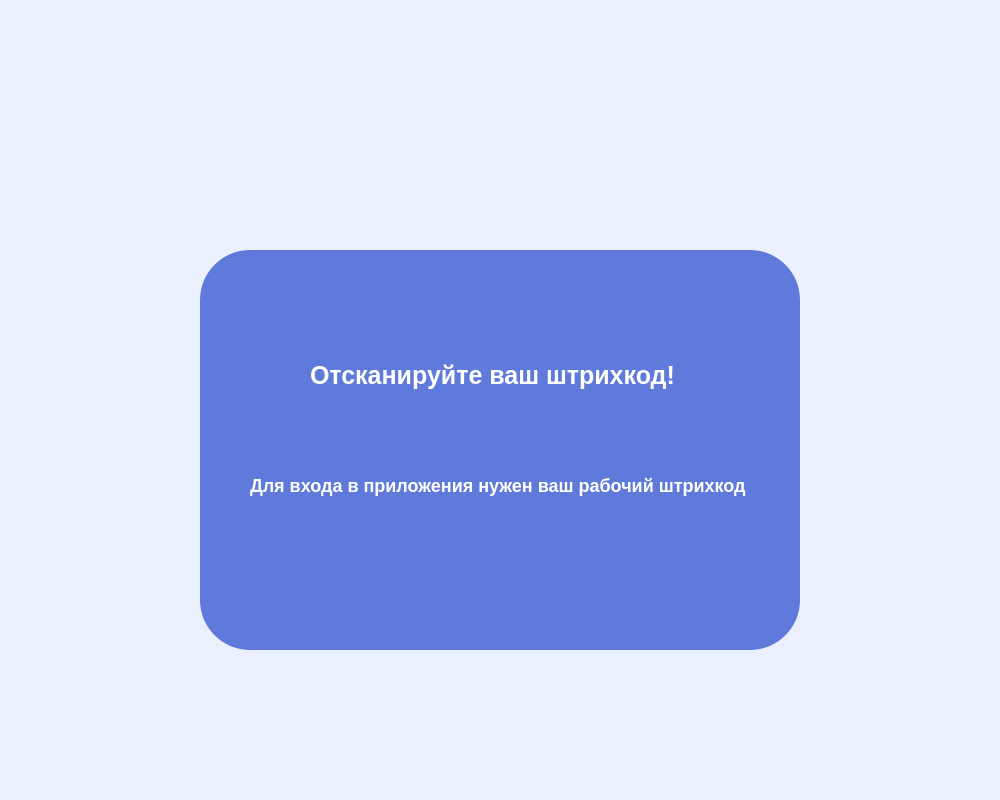
<?xml version="1.0" encoding="UTF-8"?>
<ui version="4.0">
 <class>MainWindow</class>
 <widget class="QMainWindow" name="MainWindow">
  <property name="geometry">
   <rect>
    <x>0</x>
    <y>0</y>
    <width>1000</width>
    <height>800</height>
   </rect>
  </property>
  <property name="windowTitle">
   <string>MainWindow</string>
  </property>
  <property name="styleSheet">
   <string notr="true">background-color: rgb(235, 240, 255);</string>
  </property>
  <widget class="QWidget" name="centralwidget">
   <widget class="QWidget" name="widget" native="true">
    <property name="geometry">
     <rect>
      <x>200</x>
      <y>250</y>
      <width>600</width>
      <height>400</height>
     </rect>
    </property>
    <property name="styleSheet">
     <string notr="true">background-color: #5F7ADB;
border-radius: 50px;
color: rgb(255, 255, 255);</string>
    </property>
    <widget class="QLabel" name="label">
     <property name="geometry">
      <rect>
       <x>110</x>
       <y>100</y>
       <width>400</width>
       <height>50</height>
      </rect>
     </property>
     <property name="styleSheet">
      <string notr="true">font: 25px;
font-weight: 700;</string>
     </property>
     <property name="text">
      <string>Отсканируйте ваш штрихкод!</string>
     </property>
    </widget>
    <widget class="QLabel" name="label_2">
     <property name="geometry">
      <rect>
       <x>50</x>
       <y>220</y>
       <width>500</width>
       <height>30</height>
      </rect>
     </property>
     <property name="styleSheet">
      <string notr="true">font: 18px;
font-weight: 600;</string>
     </property>
     <property name="text">
      <string>Для входа в приложения нужен ваш рабочий штрихкод</string>
     </property>
    </widget>
   </widget>
  </widget>
 </widget>
 <resources/>
 <connections/>
</ui>
